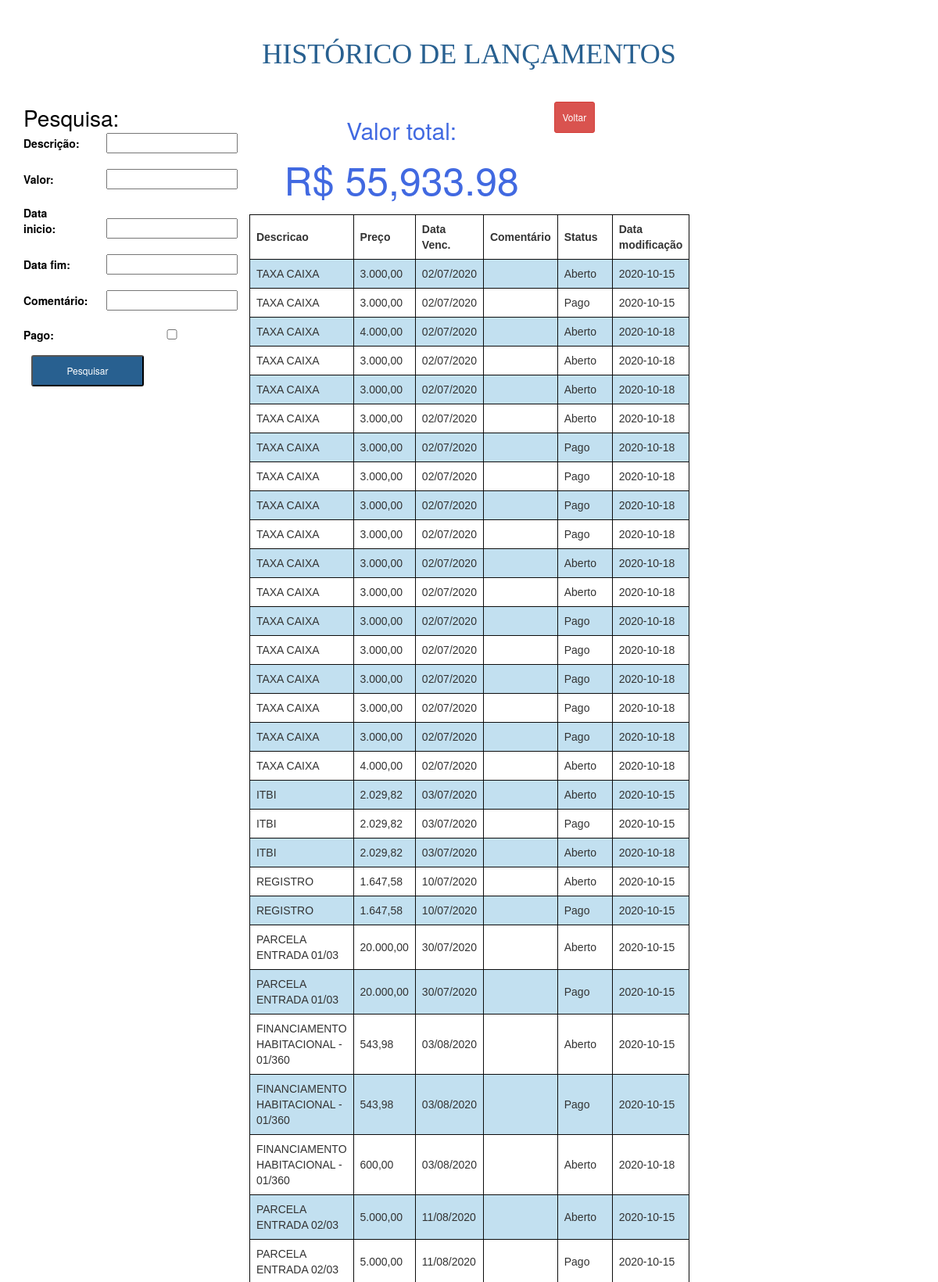
The page /history/ (upper part) on the database its author committed.
### models/db_contas.py (models this page shows, shortened)
class HistoryModel(db.Model):
    __tablename__ = 'historico_contas'
    id = db.Column(db.Integer, primary_key = True)
    descricao = db.Column(db.String(80), nullable=True)
    preco = db.Column(db.String(), nullable=True)
    data_venc = db.Column(db.Date(), nullable=True)
    comment = db.Column(db.Text(80))
    pago = db.Column(db.String(5))
    data_alt = db.Column(db.Date())

### history/view.py (the view)
@history.route('/history/', methods=['GET', 'POST'])
def historico():
    form = Historico()
    valor_history=soma_history()
    his = HistoryModel.query.order_by(HistoryModel.data_venc.asc())
    return render_template('history.html', form=form, item=his, soma_history=valor_history)

### forms/form.py
class Historico(FlaskForm):
    descricao = StringField('Descrição:', [validators.DataRequired(message='Esse campo é obrigatório')])
    preco = StringField('Valor:', [validators.NumberRange(min=0.1, max=1000000.0, message="Somente numeros e .")])
    data_venc = StringField('Data Venc:', [validators.NumberRange(min=8, max=8, message="09/02/1991 = 09021991")])
    comment = StringField('Comentário:')
    date_pesquise_ini = StringField('Data inicio:')
    date_pesquise_fim = StringField('Data fim:')
    descricao_pesquise = StringField('Descrição:')
    preco_pesquise = StringField('Valor:')
    comment_pesquise = StringField('Comentário:')
    status_pg_pesquise = BooleanField('Pago:')
    submit = SubmitField('Gravar')
    submit_pesquise = SubmitField('Pesquisar')

### history/view.py (called while the page is built)
def soma_history():
    soma =  ContasModel.query.filter_by(preco=ContasModel.preco).all()
    somatoriaVet = []
    for i in soma:
        valorStr =str(i.preco)
        valorFormat = babel.numbers.parse_decimal(valorStr, locale='pt_BR')
        somatoriaVet.append(float(valorFormat))
    somatoria = sum(somatoriaVet)
    return somatoria

### templates/history.html (shortened to what this page needs)
<!DOCTYPE html>
<html lang="br">
<head>
  <link rel="stylesheet" href="https://maxcdn.bootstrapcdn.com/bootstrap/3.4.1/css/bootstrap.min.css">
  <link rel="stylesheet" href="{{ url_for('static', filename='style.css') }}">
</head>
<body>
  <div class="container">
    <div id="titulo">
      <h1 id="titulo">HISTÓRICO DE LANÇAMENTOS</h1>
    </div>
    <div class="formularios">
      <div id="form_pesquisa" class="col-sm-3">
        <div class="tituloform tituloformpesquisa">
          Pesquisa:
        </div>
        <form action="/select_history/" method="POST">
          {{ form.descricao_pesquise.label }} {{ form.descricao_pesquise(size=20) }}
          {{ form.preco_pesquise.label }} {{ form.preco_pesquise }}
          {{ form.date_pesquise_ini.label }} {{ form.date_pesquise_ini }}
          {{ form.date_pesquise_fim.label }} {{ form.date_pesquise_fim }}
          {{ form.comment_pesquise.label }} {{ form.comment_pesquise(cols="35", rows="5") }}
          {{ form.status_pg_pesquise.label }} {{ form.status_pg_pesquise }}
          {{ form.submit_pesquise() }}
        </form>
      </div>
      <div id="form_valor" class="col-sm-3">
        <h2>Valor total:</h2> <p id="soma_home">{{ "R$ {:,.2f}".format(soma_history) }}</p>
      </div>
    </div>
    <div id = "btn-voltar">
        <td><a class="btn btn-danger btn-sm" href="/" role="button">Voltar</a></td>
      </div>
    <table>
        <tr>
          <td><b>Descricao</b></td>
          <td><b>Preço</b></td>
          <td><b>Data Venc.</b></td>
          <td><b>Comentário</b></td>
          <td><b>Status</b></td>
          <td><b>Data modificação</b></td>
        </tr>
        {% for a in item %}
        <tr id="list_h">
          <td>{{ a.descricao }}</td>
          <td>{{ a.preco }}</td>
          <td>{{ a.data_venc.strftime('%d/%m/%Y')}}</td>
          <td>{{ a.comment }}</td>
          {% if a.pago == '1' %}
            <td id="list_h_td">Pago</td>
          {% else %}
          <td id="list_h_td">Aberto</td>
          {% endif %}
          <td>{{ a.data_alt }}</td>
        </tr>
        {% endfor %}
      </table>
    </div>
</body>
</html>

### static/style.css (style rules this page uses)
.container { background: white; width: auto; }
table { font-family: arial, sans-serif; border-collapse: collapse; width: auto; }
td, th { border: 1px solid #0c0c0c; text-align: left; padding: 8px; width: 5em; }
tr:nth-child(even) { background-color: #C2E0F0; }
.formularios { background: rgba(167, 170, 173, 0.867); text-align: left; }
#form_pesquisa { color: black; background: white; width: auto; }
#form_valor { text-align: center; font-size: 50px; color: royalblue; width: 33.3%; }
#titulo { text-align: center; }
label { display: inline-block; clear: left; width: 74px; text-align: left; margin-right: 18px; }
input:not(#linha_table>tr) { display: inline-block; margin-left: 10px; margin-bottom: 10px; width: 12em; }
input[type=submit] { -webkit-appearance: button; cursor: pointer; width: 100%; margin-left: 0px; height: 40px; }
.tituloform { font-size:28px; }
.btn.btn-danger, .btn.btn-danger:hover { height: 40px; text-align: center; margin-bottom: 5px; padding-top: 10px; }
#submit_pesquise { background: #286090; font-size: 12px; line-height: 1.5; border-radius: 3px; color: white; }
#titulo { color:#286090; font-family: Verdana; padding: 15px; }
#soma_home { color: royalblue; }

### rows shown on the page
HistoryModel: descricao "TAXA CAIXA", preco "3.000,00", data_venc "02/07/2020", pago "Aberto", data_alt "2020-10-15"
HistoryModel: descricao "TAXA CAIXA", preco "3.000,00", data_venc "02/07/2020", pago "Pago", data_alt "2020-10-15"
HistoryModel: descricao "TAXA CAIXA", preco "4.000,00", data_venc "02/07/2020", pago "Aberto", data_alt "2020-10-18"
HistoryModel: descricao "TAXA CAIXA", preco "3.000,00", data_venc "02/07/2020", pago "Aberto", data_alt "2020-10-18"
HistoryModel: descricao "TAXA CAIXA", preco "3.000,00", data_venc "02/07/2020", pago "Aberto", data_alt "2020-10-18"
HistoryModel: descricao "TAXA CAIXA", preco "3.000,00", data_venc "02/07/2020", pago "Aberto", data_alt "2020-10-18"
HistoryModel: descricao "TAXA CAIXA", preco "3.000,00", data_venc "02/07/2020", pago "Pago", data_alt "2020-10-18"
HistoryModel: descricao "TAXA CAIXA", preco "3.000,00", data_venc "02/07/2020", pago "Pago", data_alt "2020-10-18"
HistoryModel: descricao "TAXA CAIXA", preco "3.000,00", data_venc "02/07/2020", pago "Pago", data_alt "2020-10-18"
HistoryModel: descricao "TAXA CAIXA", preco "3.000,00", data_venc "02/07/2020", pago "Pago", data_alt "2020-10-18"
HistoryModel: descricao "TAXA CAIXA", preco "3.000,00", data_venc "02/07/2020", pago "Aberto", data_alt "2020-10-18"
HistoryModel: descricao "TAXA CAIXA", preco "3.000,00", data_venc "02/07/2020", pago "Aberto", data_alt "2020-10-18"
HistoryModel: descricao "TAXA CAIXA", preco "3.000,00", data_venc "02/07/2020", pago "Pago", data_alt "2020-10-18"
HistoryModel: descricao "TAXA CAIXA", preco "3.000,00", data_venc "02/07/2020", pago "Pago", data_alt "2020-10-18"
HistoryModel: descricao "TAXA CAIXA", preco "3.000,00", data_venc "02/07/2020", pago "Pago", data_alt "2020-10-18"
HistoryModel: descricao "TAXA CAIXA", preco "3.000,00", data_venc "02/07/2020", pago "Pago", data_alt "2020-10-18"
HistoryModel: descricao "TAXA CAIXA", preco "3.000,00", data_venc "02/07/2020", pago "Pago", data_alt "2020-10-18"
HistoryModel: descricao "TAXA CAIXA", preco "4.000,00", data_venc "02/07/2020", pago "Aberto", data_alt "2020-10-18"
HistoryModel: descricao "ITBI", preco "2.029,82", data_venc "03/07/2020", pago "Aberto", data_alt "2020-10-15"
HistoryModel: descricao "ITBI", preco "2.029,82", data_venc "03/07/2020", pago "Pago", data_alt "2020-10-15"
HistoryModel: descricao "ITBI", preco "2.029,82", data_venc "03/07/2020", pago "Aberto", data_alt "2020-10-18"
HistoryModel: descricao "REGISTRO", preco "1.647,58", data_venc "10/07/2020", pago "Aberto", data_alt "2020-10-15"
HistoryModel: descricao "REGISTRO", preco "1.647,58", data_venc "10/07/2020", pago "Pago", data_alt "2020-10-15"
HistoryModel: descricao "PARCELA ENTRADA 01/03", preco "20.000,00", data_venc "30/07/2020", pago "Aberto", data_alt "2020-10-15"
HistoryModel: descricao "PARCELA ENTRADA 01/03", preco "20.000,00", data_venc "30/07/2020", pago "Pago", data_alt "2020-10-15"
HistoryModel: descricao "FINANCIAMENTO HABITACIONAL - 01/360", preco "543,98", data_venc "03/08/2020", pago "Aberto", data_alt "2020-10-15"
HistoryModel: descricao "FINANCIAMENTO HABITACIONAL - 01/360", preco "543,98", data_venc "03/08/2020", pago "Pago", data_alt "2020-10-15"
HistoryModel: descricao "FINANCIAMENTO HABITACIONAL - 01/360", preco "600,00", data_venc "03/08/2020", pago "Aberto", data_alt "2020-10-18"
HistoryModel: descricao "PARCELA ENTRADA 02/03", preco "5.000,00", data_venc "11/08/2020", pago "Aberto", data_alt "2020-10-15"
HistoryModel: descricao "PARCELA ENTRADA 02/03", preco "5.000,00", data_venc "11/08/2020", pago "Pago", data_alt "2020-10-15"

### other values the page prints
{{ "R$ {:,.2f}".format(soma_history) }} "R$ 55,933.98"
